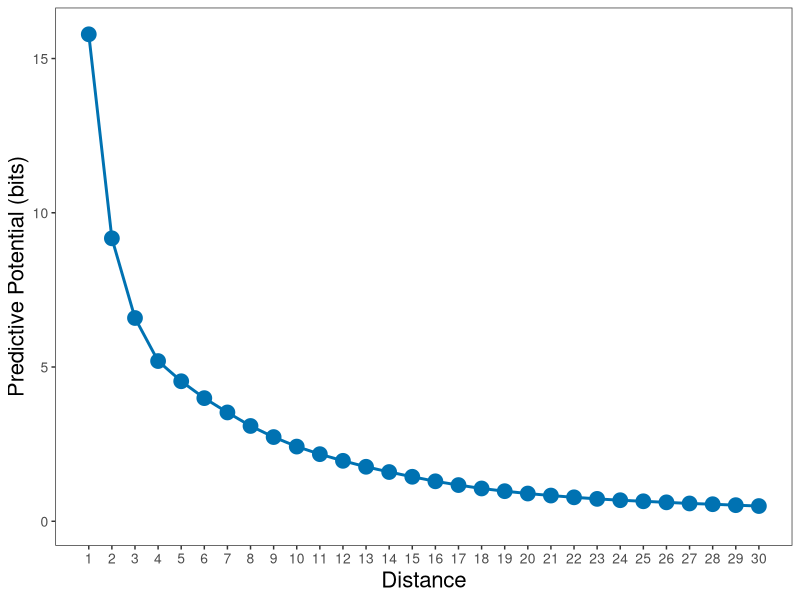

Write the R code that produced this figure. (Note: this script raises an error after producing the figure.)
rm(list=ls())
library(ggplot2)

d <- read.csv("../data/ud_preds.csv")

p <- ggplot(d, aes(x = distance, y = mean)) +
  geom_line(linewidth = 1, color = "#0072B2") +
  geom_pointrange(
    aes(ymin = ci_lower, ymax = ci_upper),
    color = "#0072B2",
    size = 1,
    fatten = 4
  ) +
  scale_x_continuous(breaks = d$distance) +
  scale_y_continuous(limits = c(0, NA)) +
  labs(
    x = "Distance",
    y = "Predictive Potential (bits)"
  ) +
  theme_bw() +
  theme(
    axis.text = element_text(size = 10),
    axis.title.x = element_text(size = 16),
    axis.title.y = element_text(size = 16),
    legend.position = "none",
    panel.grid.major = element_blank(),
    panel.grid.minor = element_blank()
  )

p

ggsave("../result/png/ud_preds.png", device = "png", width = 6, height = 4, units = "in", dpi = 600, bg = "transparent")
ggsave("../result/pdf/ud_preds.pdf", device = "pdf", width = 6, height = 4, units = "in", bg = "transparent")
